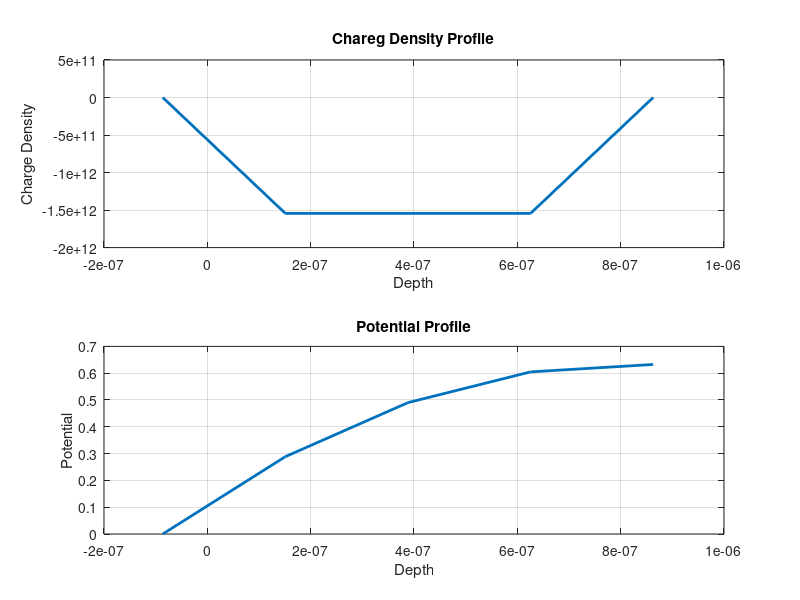

Write MATLAB code to recreate this figure.
clc; clear all; close all

% Parameters
Na= 1e16 * 1e6;   % Acceptor concentration
Nd= 1e15 * 1e6;   % Donor Concentration
q= 1.6e-19; 
ni= 1.5e10 * 1e6; % Si intrinsic concetration

Vt= 0.0258;       % Thermal voltage
epsilon= 11.7* 8.854e-12;
tox= 1e-9;        % oxide thickness
Vg= 1.2875;       % Gate voltage

Vbi= Vt*log((Na*Nd)/(ni^2)); 


N= input ('Number of points: ');

xn = (((2*epsilon*Vbi)/q)*(Na/Nd)*(1/(Na+Nd)))^(1/2);
xp = (((2*epsilon*Vbi)/q)*(Nd/Na)*(1/(Na+Nd)))^(1/2);
W= xp + xn; 

x= linspace(-xp, xn, N);
del_x= x(2)-x(1);


%% Finding the material boundary

x1= find(x<=0);
x2= find(x>0);


%% Energy matrix
D=[];
for i=1:N
    for j=1:N
        if(i==j)
            D(i,j)=-2;
        elseif (abs(i-j)==1)
            D(i,j)=1;
        else
            D(i,j)=0;
        end
            
    end
end

D1= D(2: N-1, :);
D2= D1/del_x^2;

[a,b]= size(D2);
c=[1, zeros(1,b-1)];
d=[zeros(1,b-1), 1];

D3= [c ; D2; d];

%% Charge Density Matrix

rho= [];

rho_p(1:length(x1))= -q*Na;
rho_n(1:length(x2))= q*Nd;

rho= [rho_p, rho_n];
rho= -rho/epsilon; 

Rho= [0, rho(2:end-1), Vbi]';

subplot(211)
plot(linspace(-xp, xn, N)', Rho, 'linewidth', 2);
title('Chareg Density Profile'), xlabel('Depth'), ylabel('Charge Density');
grid on;

%% Potential Calculation 

Potential= linsolve(D3, Rho); 

subplot(212)
plot(linspace(-xp, xn, N), Potential, 'linewidth', 2);
title('Potential Profile'), xlabel('Depth'), ylabel('Potential')
grid on;





